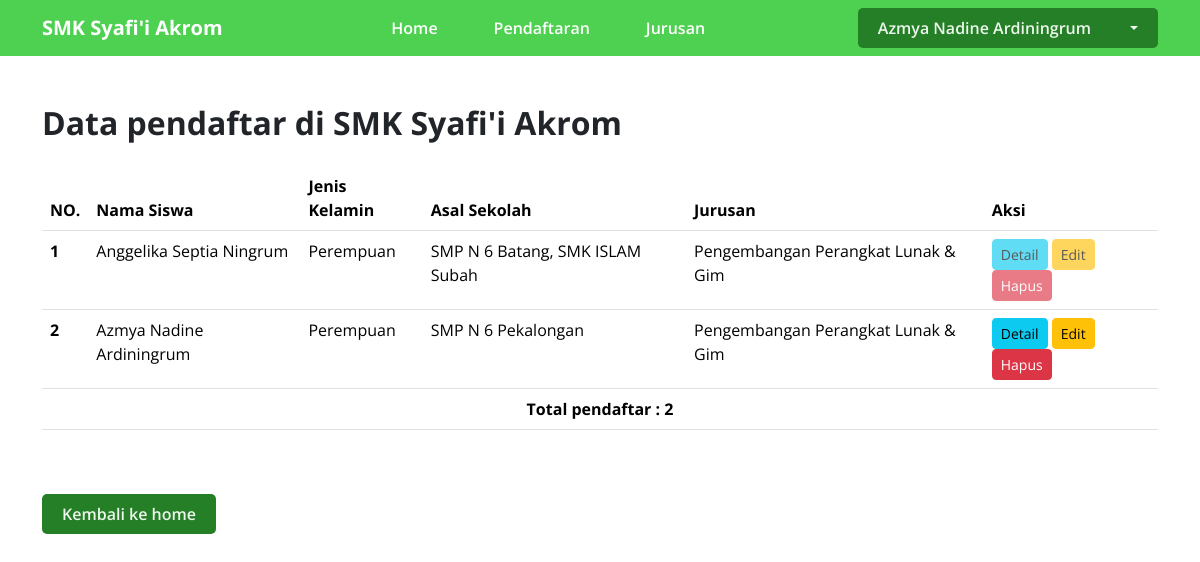
The page /datapendaftar.php (signed in) on the database its author committed.
### tables this page shows
CREATE TABLE `students` (
  `id` int(11) NOT NULL,
  `nama_siswa` varchar(255) NOT NULL,
  `nisn` varchar(250) NOT NULL,
  `nis` int(6) NOT NULL,
  `alamat` varchar(255) NOT NULL,
  `jenis_kelamin` varchar(255) NOT NULL,
  `agama` varchar(255) NOT NULL,
  `asal_sekolah` varchar(255) NOT NULL,
  `jurusan` varchar(250) NOT NULL,
  `password` varchar(200) DEFAULT NULL,
  `created_at` timestamp NOT NULL DEFAULT current_timestamp()
);

### functions.php (called while the page is built, shortened)
<?php
$connection = mysqli_connect('localhost', 'root', '', 'students_collection');
function getAllStudents(): array
{
    global $connection;
    $query = "SELECT * FROM students";
    $result = mysqli_query($connection, $query);
    $allData = [];
    while ($data = mysqli_fetch_assoc($result)) {
        $allData[] = $data;
    }
    return $allData ?? [];
}
function getDetailStudent(string $id): array
{
    global $connection;
    $query = "SELECT * FROM students WHERE id = $id LIMIT 1";
    $result = mysqli_query($connection, $query);
    return mysqli_fetch_assoc($result) ?? [];
}

### datapendaftar.php (the view, shortened to what this page needs)
<?php
require './functions.php';
if (isset($_COOKIE['key']) && isset($_COOKIE['id'])) {
    $dataStudentExits = getDetailStudent($_COOKIE['id']);
}
$students = getAllStudents();
$login = $_SESSION['userLogin']['login'] ?? false;
$nis = $_SESSION['userLogin']['nis'] ?? '';
$username = $_SESSION['userLogin']['username'] ?? false;
?>
<!DOCTYPE html>
<html lang="en">
<head>
    <link rel="stylesheet" href="./assets/css/bootstrap.min.css">
    <link rel="stylesheet" href="./assets/css/style.css">
</head>
<body class="font-primary">
    <nav class="navbar navbar-expand-lg bg-sc-primary">
        <div class="container">
            <a class="navbar-brand text-white fw-bold" href="#">SMK Syafi'i Akrom</a>
            <div class="collapse navbar-collapse" id="navbarNav">
                <ul class="navbar-nav mx-auto">
                    <li class="nav-item">
                        <a class="nav-link active text-white" aria-current="page" href="index.php">Home</a>
                    </li>
                    <li class="nav-item">
                        <a class="nav-link text-white" href="pendaftaran.php">Pendaftaran</a>
                    </li>
                    <li class="nav-item">
                        <a class="nav-link text-white" href="jurusan.php">Jurusan</a>
                    </li>
                </ul>
                <?php if ($username) : ?>
                    <div class="btn-group">
                        <button type="button" class="btn btn-primary"><?php echo $username ?></button>
                        <button type="button" class="btn btn-primary dropdown-toggle dropdown-toggle-split" data-bs-toggle="dropdown" aria-expanded="false">
                        </button>
                    </div>
                <?php else : ?>
                    <a href="login.php" class="btn btn-primary">Login</a>
                <?php endif ?>
            </div>
        </div>
    </nav>
    <div class="container">
        <h2 class="mt-5 fw-bold">Data pendaftar di SMK Syafi'i Akrom</h2>
        <div class="table-responsiv">
            <table class="table table-hover mt-4">
                <thead>
                    <tr>
                        <th scope="col">NO.</th>
                        <th scope="col">Nama Siswa</th>
                        <th scope="col">Jenis Kelamin</th>
                        <th scope="col">Asal Sekolah</th>
                        <th scope="col">Jurusan</th>
                        <th scope="col">Aksi</th>
                    </tr>
                </thead>
                <tbody>
                    <?php $i = 1;
                    foreach ($students as $student) : ?>
                        <tr>
                            <th scope="row"><?php echo $i++; ?></th>
                            <td><?php echo $student['nama_siswa']; ?></td>
                            <td><?php echo $student['jenis_kelamin']; ?></td>
                            <td><?php echo $student['asal_sekolah']; ?></td>
                            <td><?php echo $student['jurusan']; ?></td>
                            <td>
                                <?php if ($login === true && $nis == $student['nis']) : ?>
                                    <a href="detailpendaftar.php?id=<?php echo $student['id'] ?>" class="btn btn-sm btn-info">Detail</a> <a href="editdatasiswa.php?id=<?php echo $student['id'] ?>" class="btn btn-sm btn-warning">Edit</a> <a onclick="return confirm('Yakin ingin menghapus?')" href="hapus.php?id=<?php echo $student['id'] ?>" class="btn btn-sm btn-danger">Hapus</a>
                                <?php else : ?>
                                    <a href="detailpendaftar.php?id=<?php echo $student['id'] ?>" class="btn btn-sm btn-info disabled">Detail</a> <a href="editdatasiswa.php" class="btn btn-sm btn-warning disabled">Edit</a> <a onclick="return confirm('Yakin ingin menghapus?')" href="hapus.php?id=<?php echo $student['id'] ?>" class="btn btn-sm btn-danger disabled">Hapus</a>
                                <?php endif; ?>
                            </td>
                        </tr>
                    <?php endforeach; ?>
                    <tr>
                        <td colspan="7" class="fw-bold text-center">Total pendaftar : <?php echo count($students) ?? 0 ?></td>
                    </tr>
                </tbody>
            </table>
        </div>
        <a href="index.php" class="btn btn-primary mt-5">Kembali ke home</a>
    </div>
</body>
</html>

### assets/css/style.css (style rules this page uses)
:root { --color-primary: #4ED151; --color-secondary: #257F27; --color-white: #EDF7ED ; --color-dark: #184F1A; --font-primary: "Open Sans", sans-serif; }
.font-primary { font-family: var(--font-primary); }
.bg-sc-primary { background-color: var(--color-primary); }
.text-white { color: var(--color-white); }
.nav-item { font-weight: 600; margin: 0 20px; transition: all .3s ease; -webkit-transition: all .3s ease; -moz-transition: all .3s ease; -ms-transition: all .3s ease; -o-transition: all .3s ease; }
.btn-primary { padding: 8px 20px; font-weight: 600; background-color: var(--color-secondary); border: 0; color: var(--color-white); border-radius: 5px; -webkit-border-radius: 5px; -moz-border-radius: 5px; -ms-border-radius: 5px; -o-border-radius: 5px; transition: all .3s ease; -webkit-transition: all .3s ease; -moz-transition: all .3s ease; -ms-transition: all .3s ease; -o-transition: all .3s ease; }

### rows shown on the page
students: nama_siswa "Anggelika Septia Ningrum", jenis_kelamin "Perempuan", asal_sekolah "SMP N 6 Batang, SMK ISLAM Subah", jurusan "Pengembangan Perangkat Lunak & Gim"
students: nama_siswa "Azmya Nadine Ardiningrum", jenis_kelamin "Perempuan", asal_sekolah "SMP N 6 Pekalongan", jurusan "Pengembangan Perangkat Lunak & Gim"

### other values the page prints
$username "Azmya Nadine Ardiningrum"
count($students) "2"
